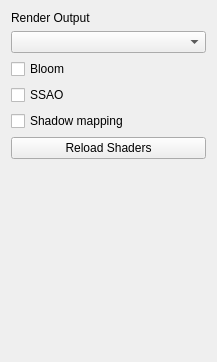
<?xml version="1.0" encoding="UTF-8"?>
<ui version="4.0">
 <class>Rendering</class>
 <widget class="QWidget" name="Rendering">
  <property name="geometry">
   <rect>
    <x>0</x>
    <y>0</y>
    <width>217</width>
    <height>362</height>
   </rect>
  </property>
  <property name="windowTitle">
   <string>Form</string>
  </property>
  <layout class="QVBoxLayout" name="verticalLayout_2">
   <item>
    <widget class="QLabel" name="label_renderoutput">
     <property name="text">
      <string>Render Output</string>
     </property>
    </widget>
   </item>
   <item>
    <widget class="QComboBox" name="comboBox">
     <property name="editable">
      <bool>false</bool>
     </property>
     <property name="currentText">
      <string/>
     </property>
    </widget>
   </item>
   <item>
    <layout class="QVBoxLayout" name="verticalLayout">
     <item>
      <widget class="QCheckBox" name="checkBox_bloom">
       <property name="text">
        <string>Bloom</string>
       </property>
      </widget>
     </item>
     <item>
      <widget class="QCheckBox" name="checkBox_SSAO">
       <property name="text">
        <string>SSAO</string>
       </property>
      </widget>
     </item>
     <item>
      <widget class="QCheckBox" name="checkBox_shadowmapping">
       <property name="text">
        <string>Shadow mapping</string>
       </property>
      </widget>
     </item>
    </layout>
   </item>
   <item>
    <widget class="QPushButton" name="pushButton_reloadshaders">
     <property name="text">
      <string>Reload Shaders</string>
     </property>
    </widget>
   </item>
   <item>
    <spacer name="verticalSpacer">
     <property name="orientation">
      <enum>Qt::Vertical</enum>
     </property>
     <property name="sizeHint" stdset="0">
      <size>
       <width>20</width>
       <height>196</height>
      </size>
     </property>
    </spacer>
   </item>
  </layout>
 </widget>
 <resources/>
 <connections/>
</ui>
